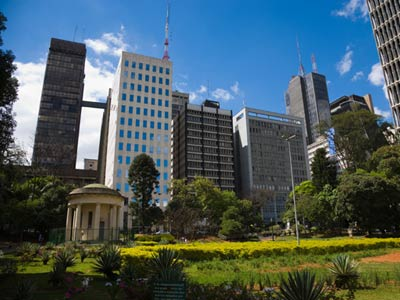
#> input picture Lab4/Original.png, 400 x 300 px
$ python Lab4.py
#> lines starting #> are read from the running program, lines starting #| are printed output that depends on the picture
import cv2
import numpy as np
import math

# Función para determinar si una función tiene inverso o no
# si b * c - a * d es 0 significa que no tiene inverso, pero
# si no es 0, significa que sí tiene.
def mapeo_inverso_existe(a, b, c, d):
  result = b * c - a * d
  return result != 0

# Función que representa al mapeo bilineal,
# genera el plano w a través del plano z
# representado por una imagen y las constantes
# de a, b, c y d.
def mapeo_bilineal(image, a, b, c, d):
  # Primero se revisa si el mapeo inverso se puede hacer
  # debido a que se utiliza
  if not mapeo_inverso_existe(a,b,c,d):
    return image
  (h, w) = image.shape[:2]
  higherXPositive = 0
  higherXNegative = 0
  higherYPositive = 0
  higherYNegative = 0
  # En esta parte se calcula cuál es el tamaño
  # de la imagen resultante, lo que se hace es
  # sumar el resultado más grande positivo y
  # negativo para poder colocar en la imagen
  # tanto los resultados positivos como negativos
  # en un mismo plano
  for x in range(h):
    for y in range(w):
      num = complex(x, y)
      new =  (a * num + b) / (c * num + d)
      if new.real >= 0:
        if higherXPositive < round(new.real):
          higherXPositive = round(new.real)
      else:
        if higherXNegative < abs(round(new.real)):
          higherXNegative = abs(round(new.real))
      if new.imag >= 0:
        if higherYPositive < round(new.imag):
          higherYPositive = round(new.imag)
      else:
        if higherYNegative < abs(round(new.imag)):
          higherYNegative = abs(round(new.imag))

  wResult = np.zeros((higherXPositive + higherXNegative + 1, higherYPositive + higherYNegative + 1, 3), dtype = "uint8")
  # Aquí se genera el plano w, utilizando la
  # fórmula del mapeo bilineal, lo que hace es
  # pintar de azul los puntos que corresponden
  # a un punto del plano z.
  for x in range(h):
    for y in range(w):
      num = complex(x, y)
      new =  (a * num + b) / (c * num + d)
      newX = round(new.real)
      newY = round(new.imag)
      # Cuando el resultado es positivo se le
      # suma el resultado del más grande negativo
      # para que quede abajo de los negativos
      if(newX >= 0):
        newX = newX + higherXNegative
      # Los negativos se convierten a la posición
      # que les corresponde
      else:
        newX = higherXNegative - abs(newX)
      if(newY >= 0):
        newY = newY + higherYNegative
      else:
        newY = higherYNegative - abs(newY)
      wResult[newX][newY] = (255, 0, 0)
  return wResult

# Esta es la función de mapeo lineal, es decir
# donde solo se necesita el plano z y las constantes
# a y b, las constante c se considera como 0 y la
# constante d como 1.
def mapeo_lineal(image, a, b):
  # Como es un caso especial del mapeo bilineal, lo
  # que se hace es que se llama a la función de este
  # mapeo con los valores de a y b y con c siendo 0
  # y de siendo 1.
  return mapeo_bilineal(image, a, b, 0, 1)

image = cv2.imread("Original.png")
#> image is the input picture: shape (300, 400, 3); mean B, G, R 96.3, 92.1, 73.3

# La demostración del punto A, que al b ser 0 y
# a pertenece a los reales y no es 0, se produce
# una magnificación, en este imagen se debería
# notar que la imagen original se hace más grande
PruebaA = mapeo_lineal(image, 4, 0)
#> after the loop in mapeo_bilineal, `for x in range(h):`:
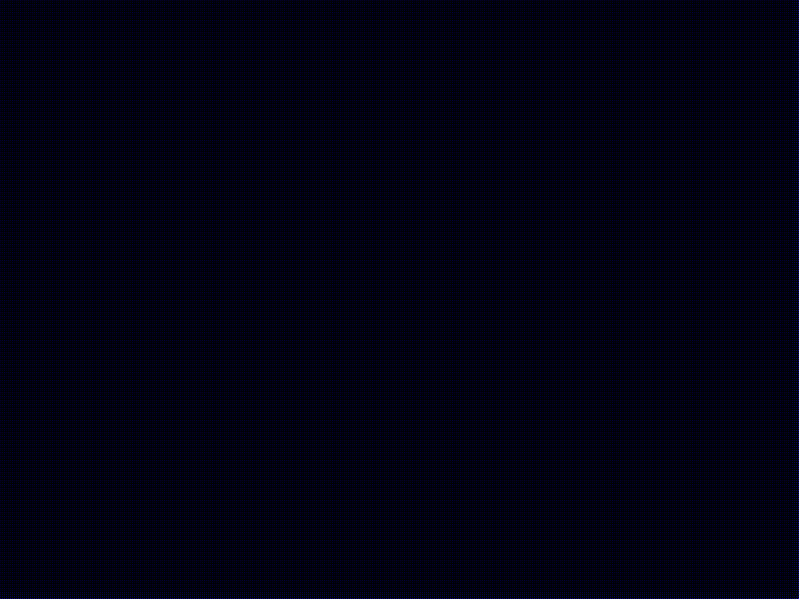
#> wResult: shape (1197, 1597, 3) (shown at 1/2 size); mean of channels 0, 1, 2 16, 0, 0; drawn as B, G, R
cv2.imwrite("PruebaA1.png", PruebaA)

# En esta imagen se debería notar que la imagen
# original se hace más pequeña
PruebaA2 = mapeo_lineal(image, 0.6, 0)
#> call 2 of mapeo_bilineal, with a = 0.6, b = 0, c = 0, d = 1
#> after the loop in mapeo_bilineal (call 2), `for x in range(h):`:
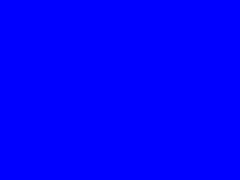
#> wResult: shape (180, 240, 3); mean of channels 0, 1, 2 255, 0, 0; drawn as B, G, R
cv2.imwrite("PruebaA2.png", PruebaA2)

# La demostración del punto B, que al b ser 0 y
# a pertenece a los complejos y no es 0 o es real,
# se produce una magnificación y una rotación
PruebaB = mapeo_lineal(image, 2.1 + 2.1j, 0)
#> call 3 of mapeo_bilineal, with b = 0, c = 0, d = 1
#> after the loop in mapeo_bilineal (call 3), `for x in range(h):`:
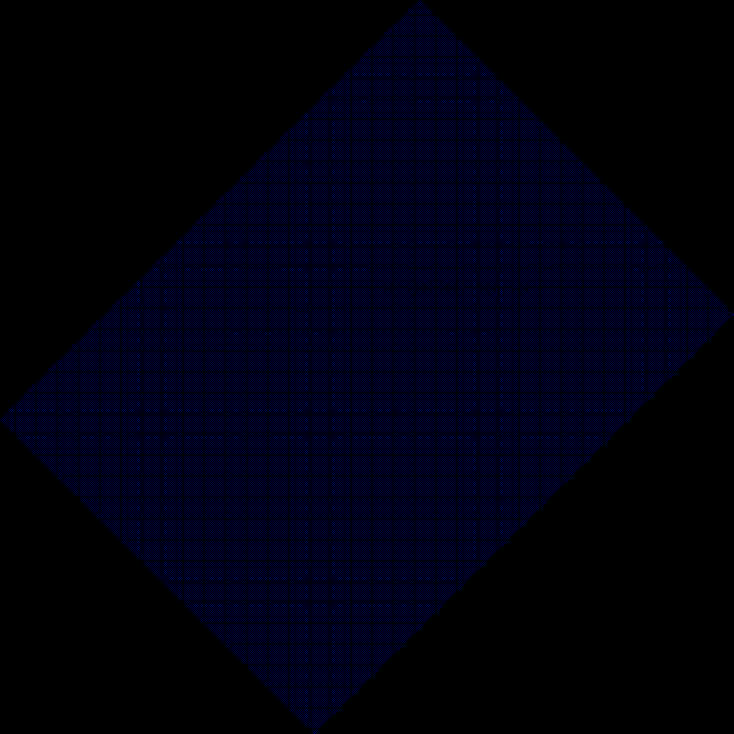
#> wResult: shape (1467, 1467, 3) (shown at 1/2 size); mean of channels 0, 1, 2 14.2, 0, 0; drawn as B, G, R
cv2.imwrite("PruebaB.png", PruebaB)

# La demostración del punto C, que al a ser 1 y
# b no es 0, se produce un desplazamiento
PruebaC = mapeo_lineal(image, 1, 30 + 50j)
#> call 4 of mapeo_bilineal, with a = 1, c = 0, d = 1
#> after the loop in mapeo_bilineal (call 4), `for x in range(h):`:
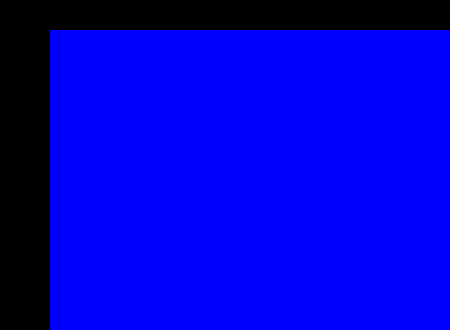
#> wResult: shape (330, 450, 3); mean of channels 0, 1, 2 206.1, 0, 0; drawn as B, G, R
cv2.imwrite("PruebaC.png", PruebaC)

# La demostración del punto D, que al a ser diferente
# de 0 y b diferente de 0 también, se produce una
# magnificación una rotación y un desplazamiento
PruebaD = mapeo_lineal(image, 2.1 + 2.1j, 1000 + 50j)
#> after the loop in mapeo_bilineal (call 5), `for x in range(h):`:
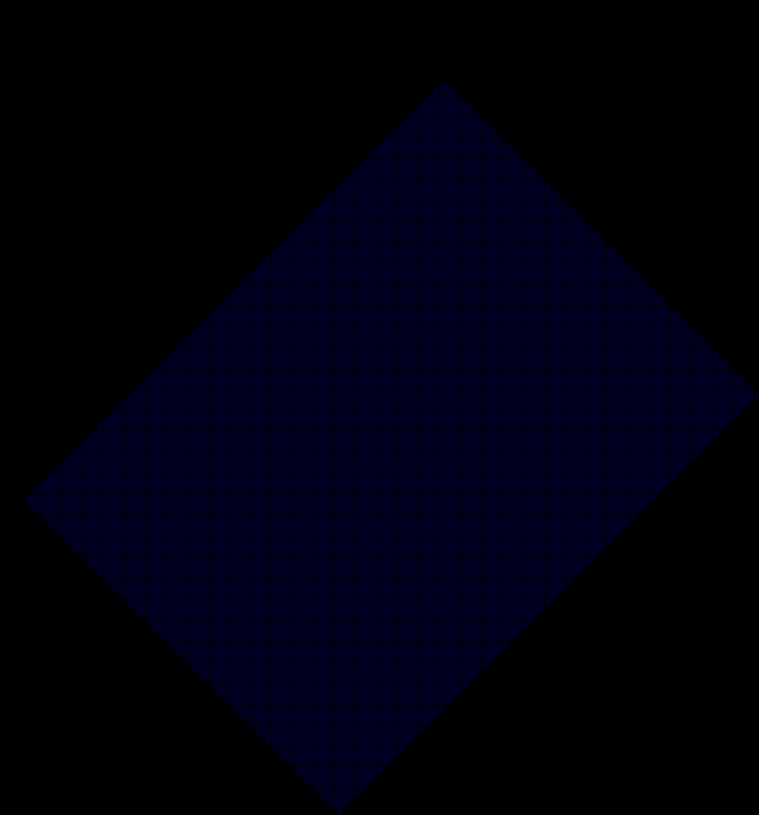
#> wResult: shape (1629, 1517, 3) (shown at 1/2 size); mean of channels 0, 1, 2 12.4, 0, 0; drawn as B, G, R
cv2.imwrite("PruebaD.png", PruebaD)
